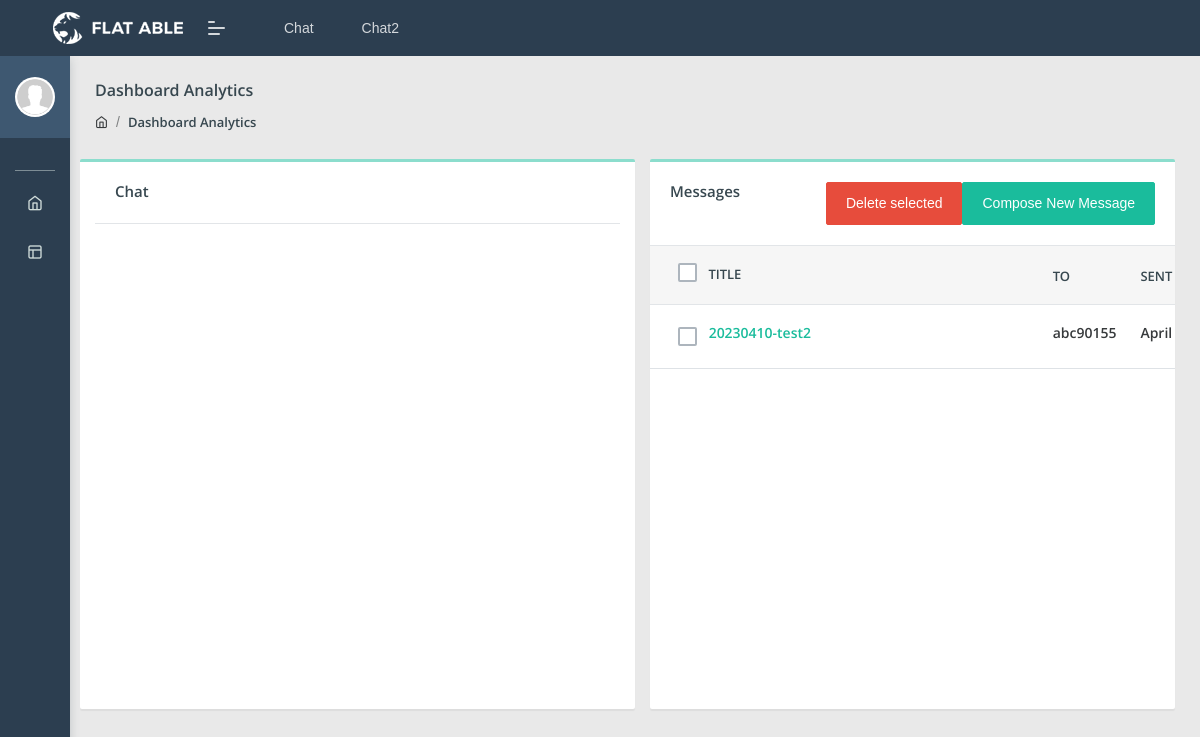
The page /welcome/talking/ (signed in) on the database as committed earlier.
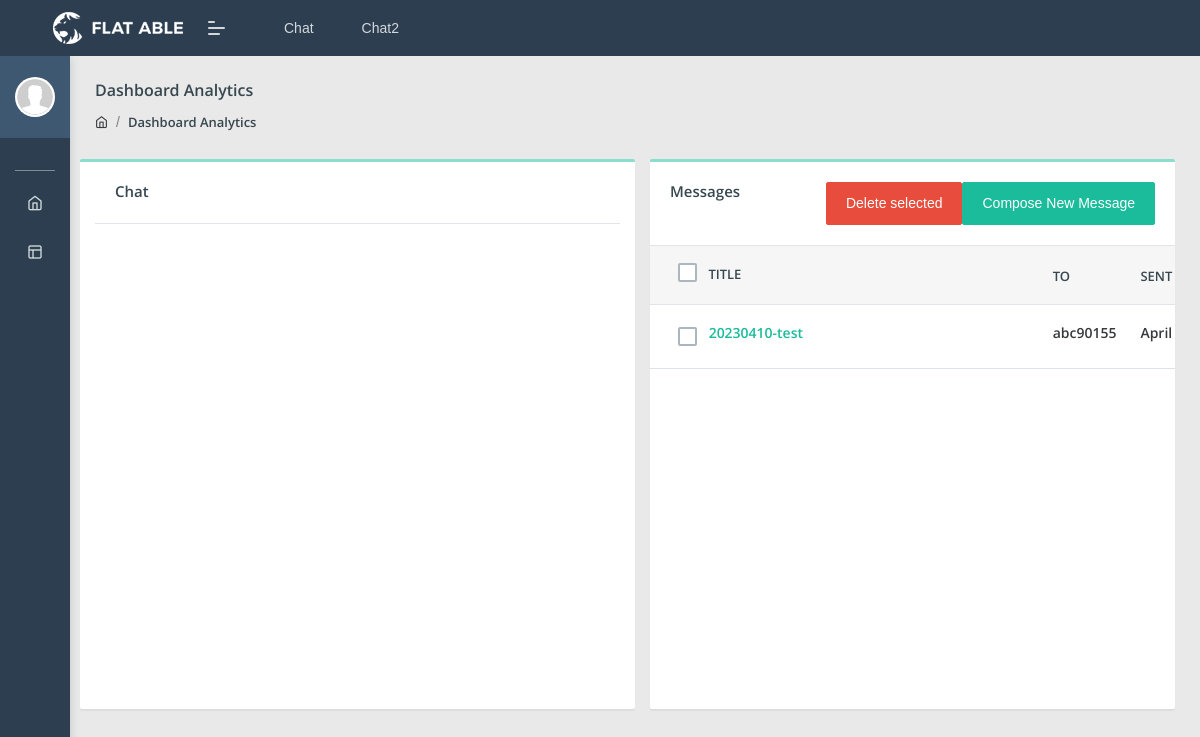
The same page on the database as committed later.
### welcome/models.py (models this page shows, shortened)
class chat(models.Model):
    chatOwner = models.ForeignKey(User, null = True, on_delete = models.SET_NULL, related_name='chat', blank = True)
    chatTitle  = models.CharField(max_length=256)
    createdDate = models.DateTimeField(default=timezone.now)
    chatReceiver = models.ForeignKey(User, null=True, on_delete=models.CASCADE, related_name='chat_reciver', blank=True)
    chatContent = models.TextField()
    is_viewed = models.BooleanField(default=False)
    archived = models.BooleanField(default=False)
    viewedDate = models.DateTimeField(null=True)

### welcome/views.py (the view)
# urls.py: path('talking/',views.talking, name='talking'),
@login_required(login_url='login')
def talking(request):
    context = {}
    user = request.user
    if str(request.user) != 'admin':
        chats = chat.objects.filter(Q(chatOwner=user) | Q(chatReceiver=user), archived=False).order_by('-createdDate')
    else:
        chats = chat.objects.filter(archived=False).order_by('-createdDate').values()
    form = chatModelForm(request.POST or None, initial={'chatOwner': user,})
    context['form'] = form
    context['chatListAll'] = chats.annotate(chatReceiver_username=F('chatReceiver__username')).values()
    if request.method == "POST":
        if form.is_valid():
            form.save()
            return HttpResponseRedirect('/welcome/talking')
    return render(request, 'chat_home.html', context=context)

### templates/chat_home.html (shortened to what this page needs)
{% extends 'chat_base_template.html' %}
{%load i18n%}
{% block chatContent %}
<div class="card chat-card col-lg-6 col-md-12" style="min-height: 550px;overflow-x:hidden;overflow-y: auto;">
  <div class="card-header">
    {% if replyForm %}
      <h5 id="chat_topic_name">Chat: {{title}}</h5>
    {% else %}
      <h5 id="chat_topic_name">Chat</h5>
    {% endif %}
  </div>
  <div class="card-body" style="height:400px;overflow-x:hidden;overflow-y:auto">
  </div>
</div>
<div class="col-xl-6 col-md-12">
  <form action="{% url 'del_chat' %}" method="POST">
    <div class="card table-card" style="min-height: 550px;">
      <div class="card-header">
        <h5>Messages</h5>
        <button type="button" class="btn  btn-primary float-right" data-toggle="modal"
        data-target="#exampleModalCenter">{% trans 'Compose New Message'%}</button>
        <button type="submit" class="btn  btn-danger float-right">{% trans 'Delete selected'%}</button>
      </div>
      <div class="card-body p-0">
        <div class="table-responsive">
          <table class="table table-hover mb-0">
            <thead>
              <tr>
                <th>
                  <div class="chk-option">
                    <label class="check-task custom-control custom-checkbox d-flex justify-content-center done-task">
                    </label>
                  </div>
                  Title
                </th>
                <th>To</th>
                <th>Sent Date</th>
              </tr>
            </thead>
            <tbody>
              {% for chat in chatListAll %}
              {% if chat.is_viewed %}
              <tr >
                <td>
                  <div class="chk-option">
                    <label class="check-task custom-control custom-checkbox d-flex justify-content-center done-task">
                      <input type="checkbox" name="selected_chats" class="checkbox custom-control-input" value="{{chat.id}}">
                      <span class="custom-control-label"></span>
                    </label>
                  </div>
                  <div class="d-inline-block" style="width:20rem;overflow:hidden;text-overflow:ellipsis">
                    <a href="{% url 'chatDetails' chat.id%}">
                    {{chat.chatTitle}}</a>
                  </div>
                </td>
                <td>{{chat.chatReceiver_username}}</td>
                <td>{{chat.createdDate}}</td>
                <td class="text-right"><i class="feather icon-eye-off" style="font-weight: bold;"></i></td>
              </tr>
              {%else%}
              <tr style="font-weight:bolder">
                <td>
                  <div class="chk-option">
                    <label class="check-task custom-control custom-checkbox d-flex justify-content-center done-task">
                    </label>
                  </div>
                  <div class="d-inline-block" style="width:20rem;overflow:hidden;text-overflow:ellipsis">
                    <a href="{% url 'chatDetails' chat.id%}">
                      {{chat.chatTitle}}
                    </a>
                  </div>
                </td>
                <td>{{chat.chatReceiver_username}}</td>
                <td>{{chat.createdDate}}</td>
              </tr>
              {%endif%}
              {% endfor %}
            </tbody>
          </table>
        </div>
      </div>
    </div>
</form>
</div>
{% endblock %}

Rows that differ between the two databases and show on the page:
removed chat: chatTitle "20230410-test2", chatReceiver_username "abc90155", createdDate "April…"
now on this page (row edited): chat: chatTitle "20230410-test", chatReceiver_username "abc90155", createdDate "April…"
